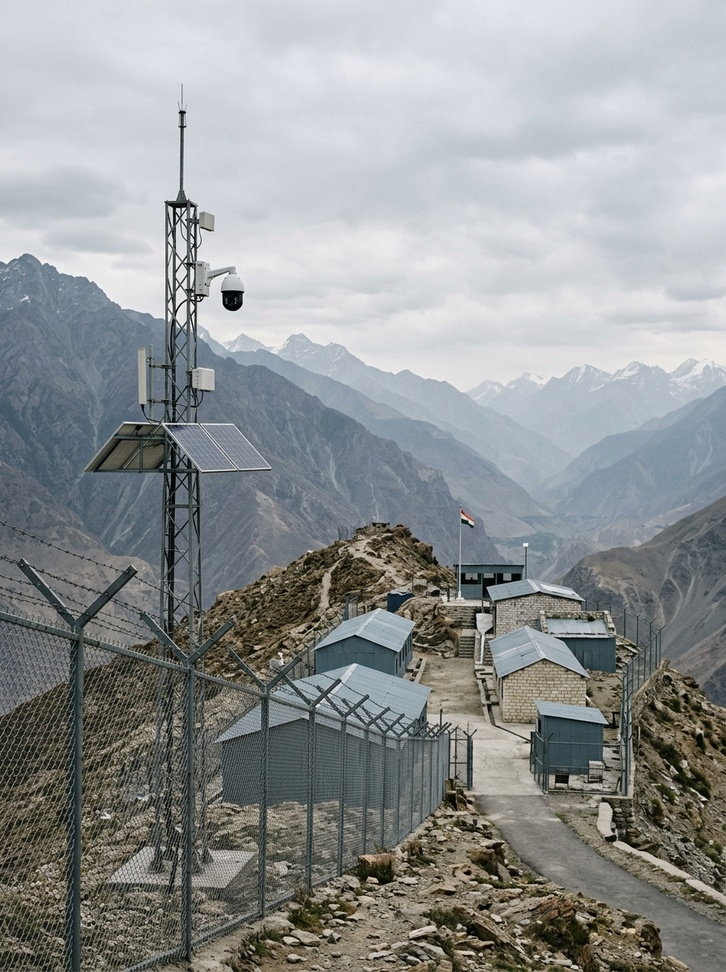
#> input picture src/assets/border_surveillance_hero.jpg, 726 x 972 px, shrunk from 896 x 1200 before the run
$ python -i boundary_detector.py   (imports and definitions only)
#> lines starting #> are read from the running program, lines starting #| are printed output that depends on the picture; after the words box and inside, x2 and y2 are one past the last pixel; in counts of white or black regions, pixels touching at a corner belong together
#> further down, picture is the input picture: shape (972, 726, 3); mean B, G, R 147.9, 147.3, 143.9
import cv2
import uuid
import numpy as np
from typing import List, Dict, Any, Tuple, Optional
from datetime import datetime

class AIBoundaryDetector:
    """
    AI-Assisted Computer Vision Boundary Detection Engine.
    Analyzes camera video frames using OpenCV edge detection (Canny),
    probabilistic Hough line transform, and contour segmentation to find
    candidate structural boundaries (walls, perimeter fences, gates, doors).
    Normalizes coordinates to [0.0, 1.0] for resolution independence.
    """
    @staticmethod
    def analyze_frame_boundaries(
        frame: Optional[np.ndarray],
        max_suggestions: int = 4
    ) -> Dict[str, Any]:
        """
        Analyzes a camera frame and returns draft boundary suggestions.
        """
#> called with max_suggestions = 4
        if frame is None or frame.size == 0:
            return AIBoundaryDetector._fallback_suggestions("No valid frame captured from stream.")

        h, w = frame.shape[:2]
#> h = 972; w = 726
        if h < 50 or w < 50:
            return AIBoundaryDetector._fallback_suggestions("Frame resolution too low for segmentation.")

        suggestions: List[Dict[str, Any]] = []

        try:
            # 1. Grayscale & Blur
            gray = cv2.cvtColor(frame, cv2.COLOR_BGR2GRAY)
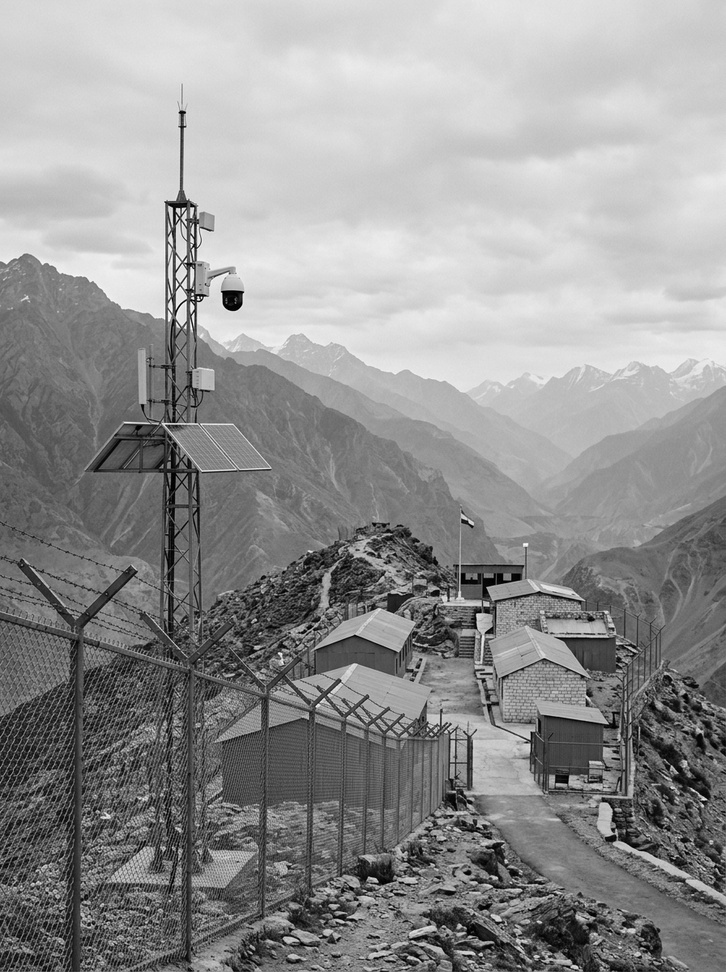
#> gray: shape (972, 726); min 0, max 255, mean 146.3
            blurred = cv2.GaussianBlur(gray, (5, 5), 0)

            # 2. Canny Edge Detection
            edges = cv2.Canny(blurred, 50, 150)
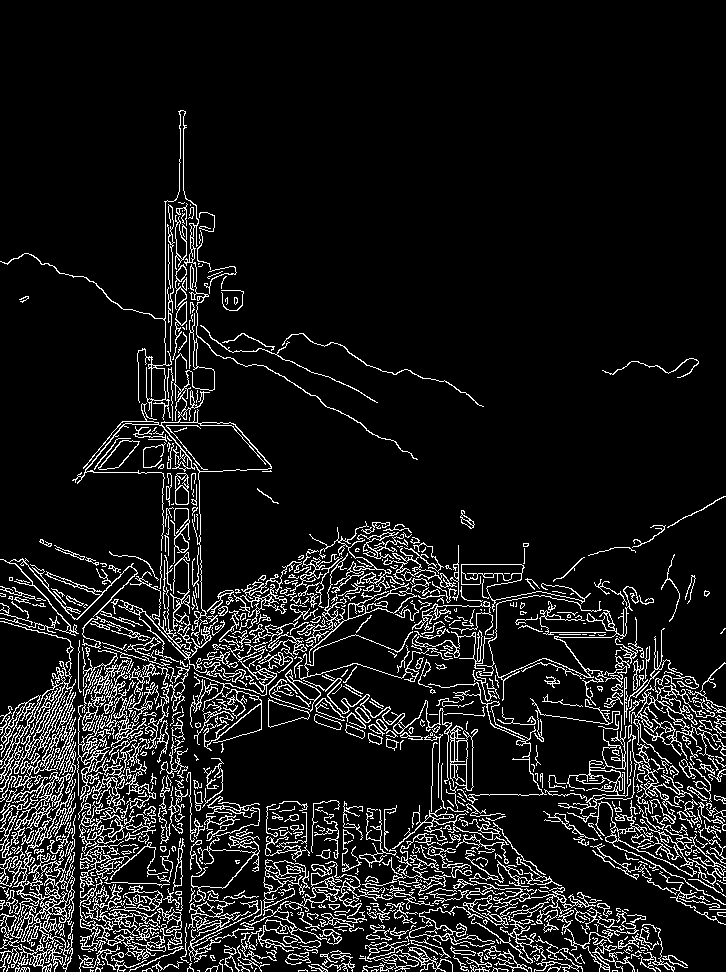
#> edges: shape (972, 726); 9.8% white in thin lines or dots, all inside (x1, y1, x2, y2) = (0, 110, 726, 972)

            # 3. Detect prominent structural lines using HoughLinesP
            lines = cv2.HoughLinesP(edges, 1, np.pi / 180, threshold=80, minLineLength=int(w * 0.25), maxLineGap=20)
#> lines = 207 rows, first 6: [165, 443, 165, 201], [188, 425, 192, 202], [175, 509, 175, 199], [45, 971, 484, 811], [168, 713, 168, 351], [196, 961, 196, 581]

            line_count = 0
            if lines is not None:
                for line in lines:
                    x1, y1, x2, y2 = line[0]
                    length = np.sqrt((x2 - x1) ** 2 + (y2 - y1) ** 2)
                    if length > (w * 0.3):
                        # Normalize coordinates [0.0, 1.0]
                        nx1, ny1 = round(x1 / w, 4), round(y1 / h, 4)
                        nx2, ny2 = round(x2 / w, 4), round(y2 / h, 4)

                        b_type = "line_barrier"
                        label = "Structural Perimeter Line"
                        if ny1 > 0.6 and ny2 > 0.6:
                            b_type = "perimeter_fence"
                            label = "Outer Perimeter Edge"
                        elif abs(nx1 - nx2) < 0.1:
                            b_type = "gate"
                            label = "Access Control Gate Boundary"

                        conf = min(0.95, round(0.70 + (length / w) * 0.25, 2))

                        suggestions.append({
                            "id": str(uuid.uuid4())[:8],
                            "label": f"AI Draft: {label} #{line_count + 1}",
                            "boundary_type": b_type,
                            "confidence": conf,
                            "zone_kind": "LINE",
                            "polygon": [[nx1, ny1], [nx2, ny2]],
                            "suggested_zone_type": "restricted",
                            "description": f"Detected structural edge of length {int(length)}px with {int(conf*100)}% visual feature confidence."
                        })
                        line_count += 1
                        if line_count >= 2:
                            break
#> this loop made 2 passes
#> (x1, y1, x2, y2, length, nx1, ny1, nx2) on passes 1 to 2: (165, 443, 165, 201, 242, 0.227, 0.456, 0.227), (188, 425, 192, 202, 223, 0.259, 0.437, 0.265)
#> after the loop, line_count = 2; suggestions = 2 items

            # 4. Detect closed structural regions using Contour Approximation
            contours, _ = cv2.findContours(edges, cv2.RETR_EXTERNAL, cv2.CHAIN_APPROX_SIMPLE)
#> contours = 788 contours, 570 with area under 20; largest, box (x1, y1, x2, y2) and area: (0, 772, 76, 972) 4146, (0, 621, 76, 792) 3370, (79, 841, 174, 970) 1062, (303, 675, 478, 791) 1028, (544, 715, 637, 814) 993
            poly_count = 0
            for cnt in contours:
                area = cv2.contourArea(cnt)
                if area > (w * h * 0.04):  # At least 4% of total frame area
                    peri = cv2.arcLength(cnt, True)
                    approx = cv2.approxPolyDP(cnt, 0.03 * peri, True)

                    if len(approx) >= 3 and len(approx) <= 8:
                        norm_poly = []
                        for pt in approx:
                            px, py = pt[0]
                            norm_poly.append([round(px / w, 4), round(py / h, 4)])

                        conf = min(0.92, round(0.65 + (area / (w * h)) * 0.5, 2))
                        suggestions.append({
                            "id": str(uuid.uuid4())[:8],
                            "label": f"AI Draft: Structural Restricted Region #{poly_count + 1}",
                            "boundary_type": "wall",
                            "confidence": conf,
                            "zone_kind": "POLYGON",
                            "polygon": norm_poly,
                            "suggested_zone_type": "restricted",
                            "description": f"Closed visual region contour covering {round((area / (w * h)) * 100, 1)}% of frame area."
                        })
                        poly_count += 1
                        if poly_count >= 2:
                            break
#> this loop made 788 passes
#> area on passes 32, 39, 40: 25.5, 50, 25.5
#> after the loop, poly_count = 0

            if suggestions:
                return {
                    "suggestions": suggestions[:max_suggestions],
                    "method_used": "opencv_contour_segmentation",
                    "total": len(suggestions[:max_suggestions]),
                    "timestamp": datetime.utcnow().isoformat()
                }

        except Exception as e:
            pass

        # Fallback if no strong structural boundaries were found
        return AIBoundaryDetector._fallback_suggestions("Low contrast visual features detected; providing standard perimeter draft layout.")

    @staticmethod
    def _fallback_suggestions(reason: str) -> Dict[str, Any]:
        """Provides default draft boundary suggestions when frame feature extraction is low."""
        fallback_suggestions = [
            {
                "id": "draft_perimeter_1",
                "label": "AI Draft: Bottom Entry Perimeter",
                "boundary_type": "perimeter_fence",
                "confidence": 0.75,
                "zone_kind": "LINE",
                "polygon": [[0.15, 0.75], [0.85, 0.75]],
                "suggested_zone_type": "restricted",
                "description": f"Standard baseline line-crossing boundary ({reason})."
            },
            {
                "id": "draft_zone_2",
                "label": "AI Draft: High Risk Quad Zone",
                "boundary_type": "wall",
                "confidence": 0.70,
                "zone_kind": "POLYGON",
                "polygon": [[0.20, 0.20], [0.80, 0.20], [0.80, 0.80], [0.20, 0.80]],
                "suggested_zone_type": "restricted",
                "description": "Standard quadrant polygon perimeter draft."
            }
        ]

        return {
            "suggestions": fallback_suggestions,
            "method_used": "manual_fallback",
            "total": len(fallback_suggestions),
            "timestamp": datetime.utcnow().isoformat()
        }

>>> import cv2
>>> picture = cv2.imread('../../../src/assets/border_surveillance_hero.jpg')
>>> result = AIBoundaryDetector().analyze_frame_boundaries(picture)
#> result = 4 items
